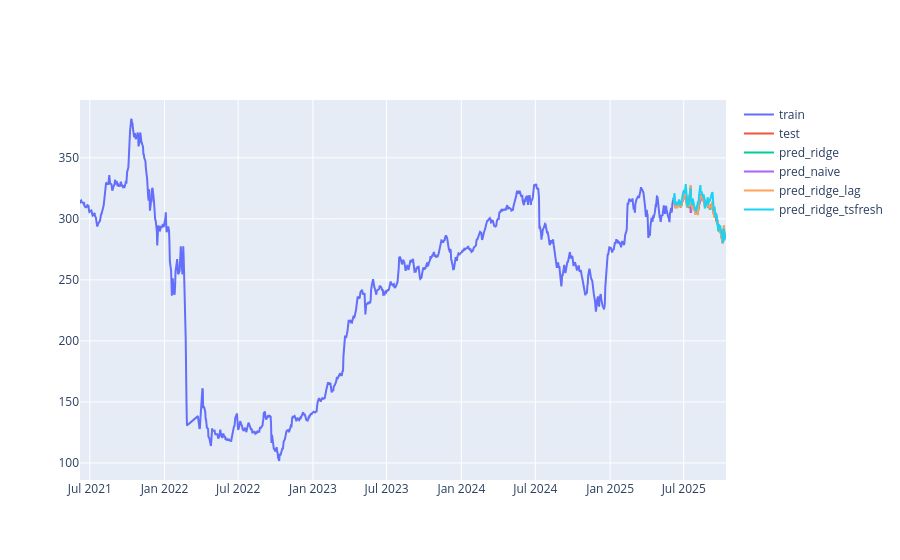

This figure's notebook cell:
### Code cell
fig_pl.add_trace(go.Scatter(
    x=ts_test, 
    y=y_pred_ridge_tsfresh, 
    mode='lines', 
    name='pred_ridge_tsfresh'
))
